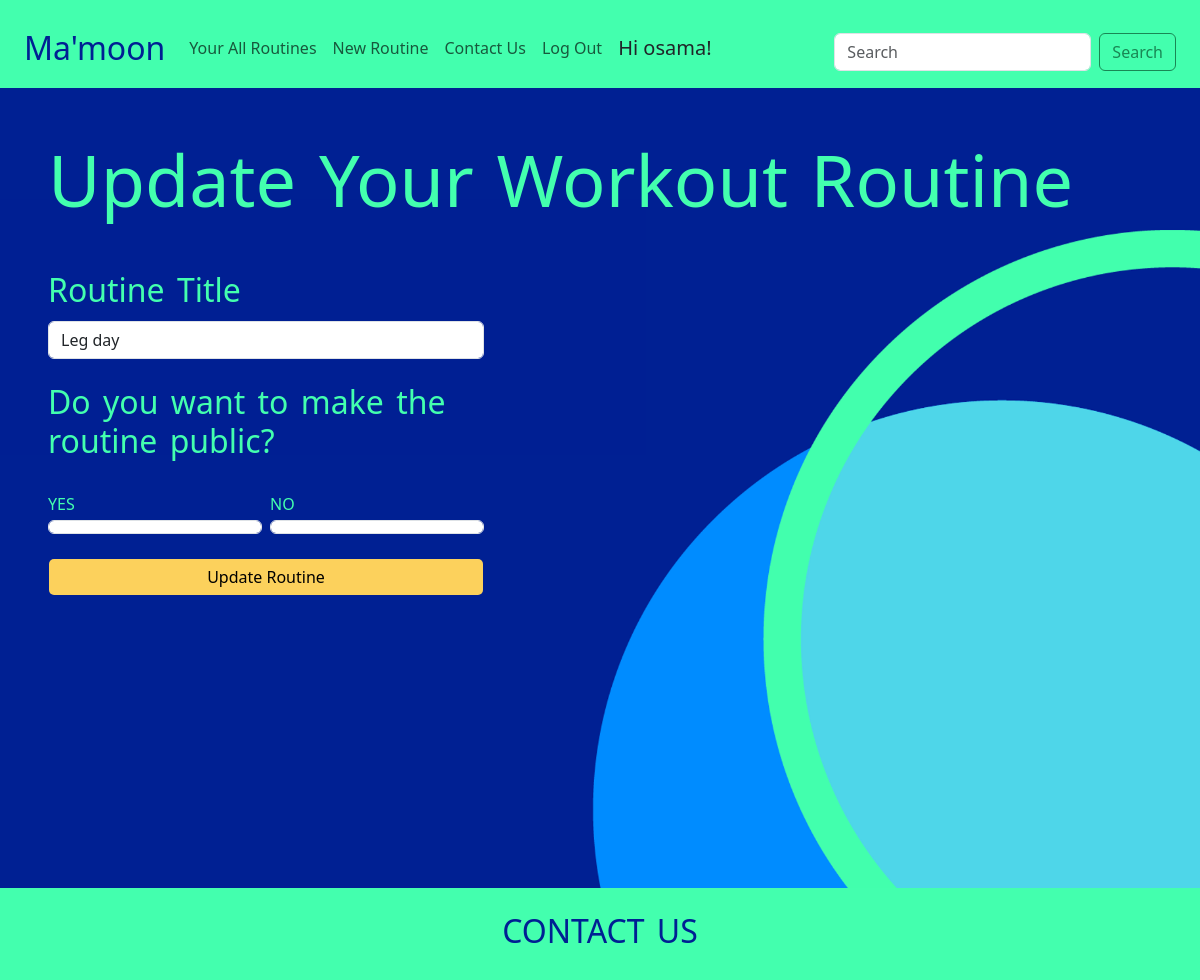
The app's page /routines/update/15/ (signed in), older data.
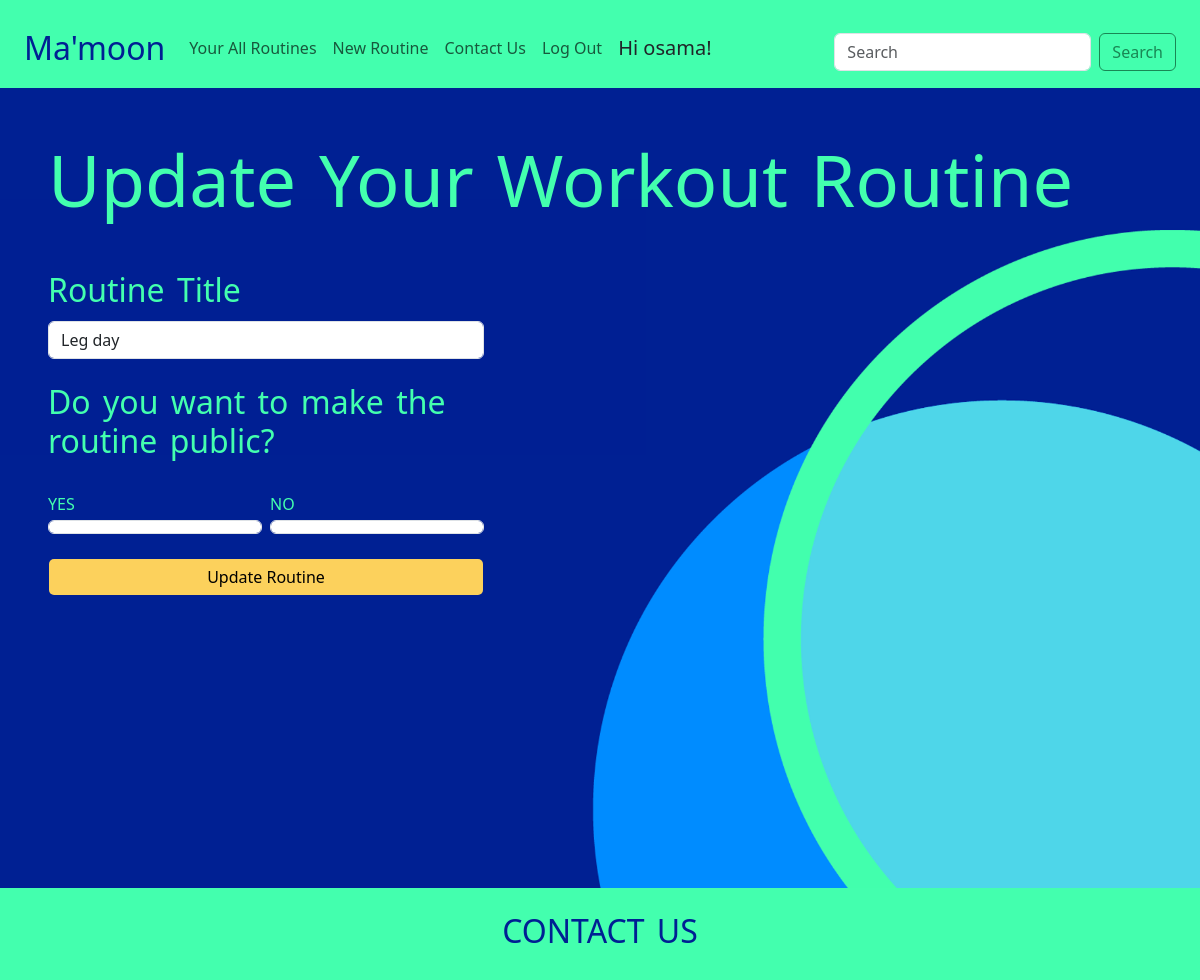
The same page, newer data.
### routines/models.py (models this page shows, shortened)
class Routine(models.Model):
    name = models.CharField(max_length=256)
    user = models.ForeignKey(User, on_delete=models.CASCADE)
    is_public = models.BooleanField(default=True)

### routines/views.py (the view, shortened to what this page needs)
# urls.py: path("update/<routine_id>/", views.update_routine_view, name="update_routine_view"),
@login_required
def update_routine_view(request, routine_id):
    routine = Routine.objects.get(pk=routine_id)
    return render(request, "routines/update_routine.html", {'routine': routine})

### routines/templates/routines/update_routine.html (shortened to what this page needs)
{% extends 'main/base.html' %}
{% block content %}
{% load static %}
<div class="d-flex flex-column justify-content-center align-items-center justify-content-lg-start align-items-lg-start">
    <h1 class="align-self-center align-self-lg-start mb-5">
        Update Your Workout Routine
    </h1>
    <div class="row justify-content-center justify-content-lg-start w-100">
        <div class="col-12 col-sm-10 col-lg-5">
            <form class="d-flex flex-column gap-4" action="{% url 'routines:update_routine_view' routine.id %}" method="post" enctype="multipart/form-data">
                <div class="d-flex flex-column gap-1" style="width: 100%;">
                    <h2 class="">Routine Title</h2>
                    <input type="text" name="name" placeholder="e.g., Chest Day" class="form-control" value="{{ routine.name }}"/>
                </div>
                <h2 class="">Do you want to make the routine public?</h2>
                <div class="d-flex gap-2">
                    <div class="d-flex flex-column gap-1" style="width: 100%;">
                        <label for="is_public_yes">YES</label>
                        <input type="radio" name="is_public" id="is_public_yes" value="1" class="form-control" {% if routine.is_public %} checked {% endif %}>
                    </div>
                    <div class="d-flex flex-column gap-1" style="width: 100%;">
                        <label for="is_public_no">NO</label>
                        <input type="radio" name="is_public" id="is_public_no" value="0" class="form-control" {% if not routine.is_public %} checked {% endif %}>
                    </div>
                </div>
                <input type="submit" value="Update Routine" class="btn form-control" style="background-color: #fcd15c; color: black"/>
            </form>
        </div>
    </div>
</div>
{% endblock %}

Row changes from the older to the newer data that the page shows:
changed Routine "Leg day": is_public "☐ YES" → "☑ YES"; is_public "☑ NO" → "☐ NO"
